Frame 1 (no input): blank canvas, image omitted
Frame 60 (no input): blank canvas, image omitted
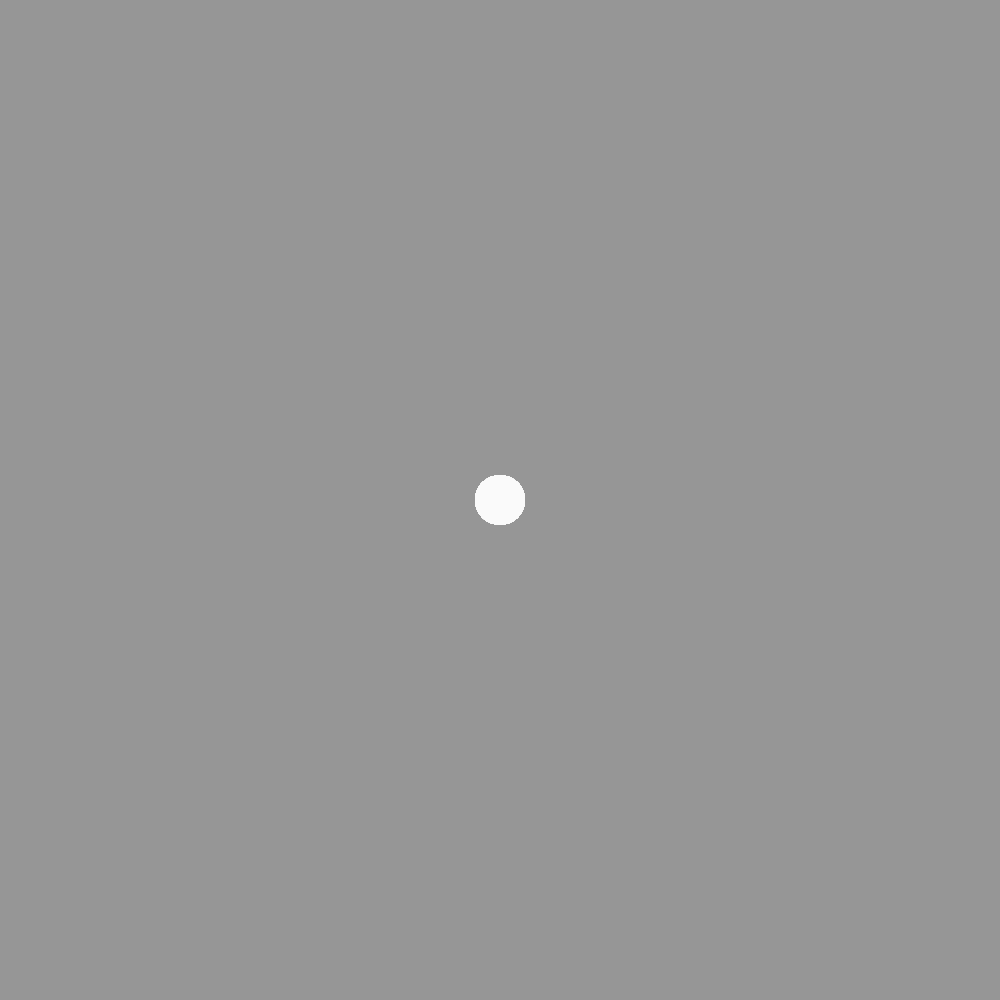
Frame 120 (the mouse pressed at the canvas centre since frame 60)

The p5.js sketch whose frames 1 and 60 were blank and that drew this single picture after the mouse press (run headless with seeded random() and noise() and a simulated clock; from frame 60 on, the mouse is pressed at the canvas centre):

// p5.js sketch
// ── sketch.js
function setup() {
  createCanvas(1000, 1000);
  background(150);
  noStroke(0);
}

function draw() {
  fill(mouseX/2, mouseY/2);
  ellipse(mouseX, mouseY, 50);
  ellipse(width - mouseX, mouseY, 50);
  ellipse(mouseX, height - mouseY, 50);
  ellipse(width - mouseX, height - mouseY, 50);
  
}
  
//function mousePressed() {
  
